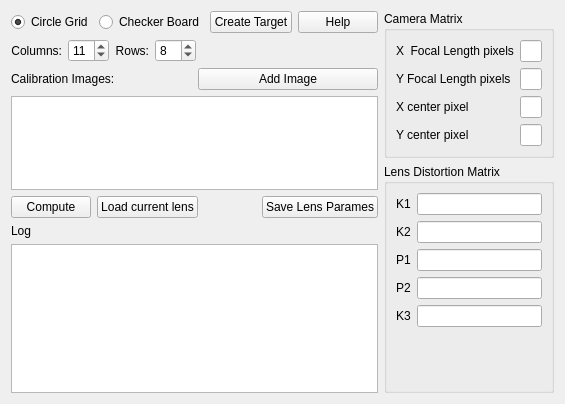
<?xml version="1.0" encoding="UTF-8"?>
<ui version="4.0">
 <class>CamWizardPage1</class>
 <widget class="QWizardPage" name="CamWizardPage1">
  <property name="geometry">
   <rect>
    <x>0</x>
    <y>0</y>
    <width>544</width>
    <height>404</height>
   </rect>
  </property>
  <property name="windowTitle">
   <string>Configuration Settings</string>
  </property>
  <property name="title">
   <string extracomment="Settings"/>
  </property>
  <layout class="QGridLayout" name="gridLayout_2">
   <item row="0" column="1">
    <widget class="QGroupBox" name="groupBox">
     <property name="title">
      <string>Camera Matrix</string>
     </property>
     <layout class="QGridLayout" name="gridLayout">
      <item row="0" column="0">
       <widget class="QLabel" name="label_5">
        <property name="text">
         <string>X  Focal Length pixels</string>
        </property>
       </widget>
      </item>
      <item row="0" column="1">
       <widget class="QLineEdit" name="xFv"/>
      </item>
      <item row="1" column="0">
       <widget class="QLabel" name="label_11">
        <property name="text">
         <string>Y Focal Length pixels</string>
        </property>
       </widget>
      </item>
      <item row="1" column="1">
       <widget class="QLineEdit" name="yFv"/>
      </item>
      <item row="2" column="0">
       <widget class="QLabel" name="label_12">
        <property name="text">
         <string>X center pixel</string>
        </property>
       </widget>
      </item>
      <item row="2" column="1">
       <widget class="QLineEdit" name="XFc"/>
      </item>
      <item row="3" column="0">
       <widget class="QLabel" name="label_13">
        <property name="text">
         <string>Y center pixel  </string>
        </property>
       </widget>
      </item>
      <item row="3" column="1">
       <widget class="QLineEdit" name="YFc"/>
      </item>
     </layout>
    </widget>
   </item>
   <item row="1" column="1" rowspan="3">
    <widget class="QGroupBox" name="groupBox_2">
     <property name="title">
      <string>Lens Distortion Matrix</string>
     </property>
     <layout class="QFormLayout" name="formLayout_2">
      <item row="0" column="0">
       <widget class="QLabel" name="label_6">
        <property name="text">
         <string>K1</string>
        </property>
       </widget>
      </item>
      <item row="1" column="0">
       <widget class="QLabel" name="label_7">
        <property name="text">
         <string>K2</string>
        </property>
       </widget>
      </item>
      <item row="1" column="1">
       <widget class="QLineEdit" name="K2"/>
      </item>
      <item row="2" column="0">
       <widget class="QLabel" name="label_8">
        <property name="text">
         <string>P1</string>
        </property>
       </widget>
      </item>
      <item row="2" column="1">
       <widget class="QLineEdit" name="P1"/>
      </item>
      <item row="3" column="0">
       <widget class="QLabel" name="label_9">
        <property name="text">
         <string>P2</string>
        </property>
       </widget>
      </item>
      <item row="3" column="1">
       <widget class="QLineEdit" name="P2"/>
      </item>
      <item row="4" column="0">
       <widget class="QLabel" name="label_10">
        <property name="text">
         <string>K3</string>
        </property>
       </widget>
      </item>
      <item row="4" column="1">
       <widget class="QLineEdit" name="K3">
        <property name="text">
         <string/>
        </property>
       </widget>
      </item>
      <item row="0" column="1">
       <widget class="QLineEdit" name="K1"/>
      </item>
     </layout>
    </widget>
   </item>
   <item row="0" column="0" rowspan="2">
    <layout class="QVBoxLayout" name="verticalLayout">
     <item>
      <layout class="QHBoxLayout" name="horizontalLayout_5">
       <item>
        <widget class="QRadioButton" name="useCircleGrid">
         <property name="text">
          <string>Circle Grid</string>
         </property>
         <property name="checked">
          <bool>true</bool>
         </property>
        </widget>
       </item>
       <item>
        <widget class="QRadioButton" name="radioButton_2">
         <property name="text">
          <string>Checker Board</string>
         </property>
        </widget>
       </item>
       <item>
        <widget class="QPushButton" name="GenerateImage">
         <property name="text">
          <string>Create Target</string>
         </property>
        </widget>
       </item>
       <item>
        <widget class="QPushButton" name="pushButton_2">
         <property name="text">
          <string>Help</string>
         </property>
        </widget>
       </item>
      </layout>
     </item>
     <item>
      <layout class="QHBoxLayout" name="horizontalLayout">
       <item>
        <widget class="QLabel" name="label_2">
         <property name="text">
          <string>Columns:</string>
         </property>
         <property name="alignment">
          <set>Qt::AlignRight|Qt::AlignTrailing|Qt::AlignVCenter</set>
         </property>
        </widget>
       </item>
       <item>
        <widget class="QSpinBox" name="columns">
         <property name="toolTip">
          <string>Number of columns of circles or number of black squares that touch across on side of a row</string>
         </property>
         <property name="value">
          <number>11</number>
         </property>
        </widget>
       </item>
       <item>
        <widget class="QLabel" name="label">
         <property name="text">
          <string>Rows:</string>
         </property>
         <property name="alignment">
          <set>Qt::AlignRight|Qt::AlignTrailing|Qt::AlignVCenter</set>
         </property>
        </widget>
       </item>
       <item>
        <widget class="QSpinBox" name="rows">
         <property name="toolTip">
          <string>Number of rows of circles or black corners of squares that touch down one side of a columnolumn</string>
         </property>
         <property name="value">
          <number>8</number>
         </property>
        </widget>
       </item>
       <item>
        <spacer name="horizontalSpacer_2">
         <property name="orientation">
          <enum>Qt::Horizontal</enum>
         </property>
         <property name="sizeHint" stdset="0">
          <size>
           <width>40</width>
           <height>20</height>
          </size>
         </property>
        </spacer>
       </item>
      </layout>
     </item>
     <item>
      <layout class="QHBoxLayout" name="horizontalLayout_2">
       <item>
        <widget class="QLabel" name="label_3">
         <property name="text">
          <string>Calibration Images:</string>
         </property>
        </widget>
       </item>
       <item>
        <widget class="QPushButton" name="pushButton">
         <property name="sizePolicy">
          <sizepolicy hsizetype="Minimum" vsizetype="Fixed">
           <horstretch>0</horstretch>
           <verstretch>0</verstretch>
          </sizepolicy>
         </property>
         <property name="text">
          <string>Add Image</string>
         </property>
        </widget>
       </item>
      </layout>
     </item>
     <item>
      <layout class="QHBoxLayout" name="horizontalLayout_3">
       <item>
        <widget class="QListWidget" name="listWidget"/>
       </item>
      </layout>
     </item>
     <item>
      <layout class="QHBoxLayout" name="horizontalLayout_4">
       <item>
        <widget class="QPushButton" name="compute">
         <property name="text">
          <string>Compute</string>
         </property>
        </widget>
       </item>
       <item>
        <widget class="QPushButton" name="currentLens">
         <property name="text">
          <string>Load current lens</string>
         </property>
        </widget>
       </item>
       <item>
        <spacer name="horizontalSpacer_3">
         <property name="orientation">
          <enum>Qt::Horizontal</enum>
         </property>
         <property name="sizeHint" stdset="0">
          <size>
           <width>40</width>
           <height>20</height>
          </size>
         </property>
        </spacer>
       </item>
       <item>
        <widget class="QPushButton" name="saveParams">
         <property name="enabled">
          <bool>true</bool>
         </property>
         <property name="text">
          <string>Save Lens Parames</string>
         </property>
        </widget>
       </item>
      </layout>
     </item>
    </layout>
   </item>
   <item row="3" column="0">
    <widget class="QTextEdit" name="Results">
     <property name="readOnly">
      <bool>true</bool>
     </property>
    </widget>
   </item>
   <item row="2" column="0">
    <widget class="QLabel" name="label_14">
     <property name="text">
      <string>Log</string>
     </property>
    </widget>
   </item>
  </layout>
 </widget>
 <resources/>
 <connections/>
</ui>
